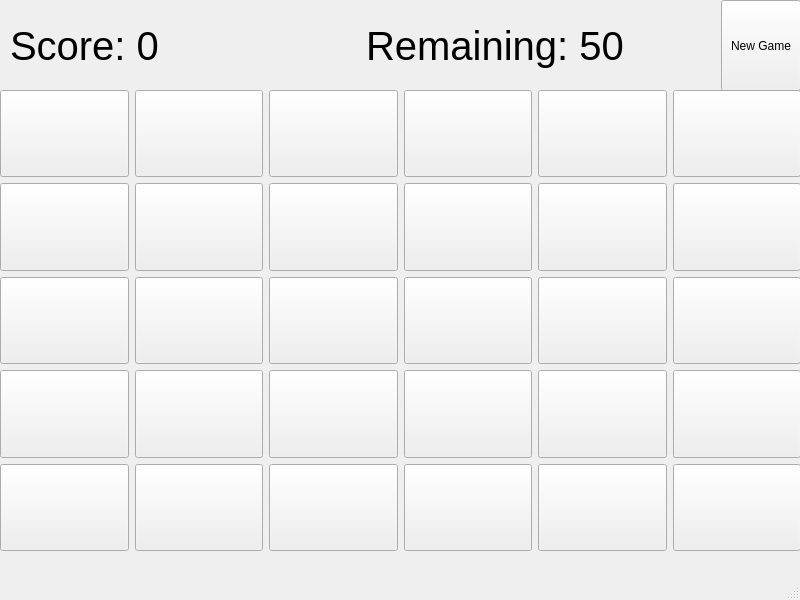
<?xml version="1.0" encoding="UTF-8"?>
<ui version="4.0">
 <class>MainWindow</class>
 <widget class="QMainWindow" name="MainWindow">
  <property name="geometry">
   <rect>
    <x>0</x>
    <y>0</y>
    <width>800</width>
    <height>600</height>
   </rect>
  </property>
  <property name="windowTitle">
   <string>MainWindow</string>
  </property>
  <widget class="QWidget" name="centralwidget">
   <widget class="QWidget" name="horizontalLayoutWidget">
    <property name="geometry">
     <rect>
      <x>10</x>
      <y>0</y>
      <width>791</width>
      <height>91</height>
     </rect>
    </property>
    <layout class="QHBoxLayout">
     <item>
      <widget class="QLabel" name="label">
       <property name="font">
        <font>
         <pointsize>30</pointsize>
        </font>
       </property>
       <property name="text">
        <string>Score: 0</string>
       </property>
      </widget>
     </item>
     <item>
      <widget class="QLabel" name="label_2">
       <property name="font">
        <font>
         <pointsize>30</pointsize>
        </font>
       </property>
       <property name="text">
        <string>Remaining: 50</string>
       </property>
      </widget>
     </item>
     <item>
      <widget class="QPushButton" name="pushButton">
       <property name="enabled">
        <bool>true</bool>
       </property>
       <property name="sizePolicy">
        <sizepolicy hsizetype="Maximum" vsizetype="Expanding">
         <horstretch>0</horstretch>
         <verstretch>0</verstretch>
        </sizepolicy>
       </property>
       <property name="text">
        <string>New Game</string>
       </property>
      </widget>
     </item>
    </layout>
   </widget>
   <widget class="QWidget" name="gridLayoutWidget">
    <property name="geometry">
     <rect>
      <x>0</x>
      <y>90</y>
      <width>801</width>
      <height>461</height>
     </rect>
    </property>
    <layout class="QGridLayout" name="gridLayout_2">
     <item row="0" column="4">
      <widget class="QPushButton" name="pushButton_6">
       <property name="sizePolicy">
        <sizepolicy hsizetype="Expanding" vsizetype="Expanding">
         <horstretch>0</horstretch>
         <verstretch>0</verstretch>
        </sizepolicy>
       </property>
       <property name="text">
        <string/>
       </property>
      </widget>
     </item>
     <item row="0" column="1">
      <widget class="QPushButton" name="pushButton_3">
       <property name="sizePolicy">
        <sizepolicy hsizetype="Expanding" vsizetype="Expanding">
         <horstretch>0</horstretch>
         <verstretch>0</verstretch>
        </sizepolicy>
       </property>
       <property name="text">
        <string/>
       </property>
      </widget>
     </item>
     <item row="3" column="2">
      <widget class="QPushButton" name="pushButton_22">
       <property name="sizePolicy">
        <sizepolicy hsizetype="Expanding" vsizetype="Expanding">
         <horstretch>0</horstretch>
         <verstretch>0</verstretch>
        </sizepolicy>
       </property>
       <property name="text">
        <string/>
       </property>
      </widget>
     </item>
     <item row="3" column="4">
      <widget class="QPushButton" name="pushButton_24">
       <property name="sizePolicy">
        <sizepolicy hsizetype="Expanding" vsizetype="Expanding">
         <horstretch>0</horstretch>
         <verstretch>0</verstretch>
        </sizepolicy>
       </property>
       <property name="text">
        <string/>
       </property>
      </widget>
     </item>
     <item row="1" column="5">
      <widget class="QPushButton" name="pushButton_13">
       <property name="sizePolicy">
        <sizepolicy hsizetype="Expanding" vsizetype="Expanding">
         <horstretch>0</horstretch>
         <verstretch>0</verstretch>
        </sizepolicy>
       </property>
       <property name="text">
        <string/>
       </property>
      </widget>
     </item>
     <item row="1" column="2">
      <widget class="QPushButton" name="pushButton_10">
       <property name="sizePolicy">
        <sizepolicy hsizetype="Expanding" vsizetype="Expanding">
         <horstretch>0</horstretch>
         <verstretch>0</verstretch>
        </sizepolicy>
       </property>
       <property name="text">
        <string/>
       </property>
      </widget>
     </item>
     <item row="2" column="2">
      <widget class="QPushButton" name="pushButton_16">
       <property name="sizePolicy">
        <sizepolicy hsizetype="Expanding" vsizetype="Expanding">
         <horstretch>0</horstretch>
         <verstretch>0</verstretch>
        </sizepolicy>
       </property>
       <property name="text">
        <string/>
       </property>
      </widget>
     </item>
     <item row="3" column="1">
      <widget class="QPushButton" name="pushButton_21">
       <property name="sizePolicy">
        <sizepolicy hsizetype="Expanding" vsizetype="Expanding">
         <horstretch>0</horstretch>
         <verstretch>0</verstretch>
        </sizepolicy>
       </property>
       <property name="text">
        <string/>
       </property>
      </widget>
     </item>
     <item row="3" column="3">
      <widget class="QPushButton" name="pushButton_23">
       <property name="sizePolicy">
        <sizepolicy hsizetype="Expanding" vsizetype="Expanding">
         <horstretch>0</horstretch>
         <verstretch>0</verstretch>
        </sizepolicy>
       </property>
       <property name="text">
        <string/>
       </property>
      </widget>
     </item>
     <item row="4" column="4">
      <widget class="QPushButton" name="pushButton_30">
       <property name="sizePolicy">
        <sizepolicy hsizetype="Expanding" vsizetype="Expanding">
         <horstretch>0</horstretch>
         <verstretch>0</verstretch>
        </sizepolicy>
       </property>
       <property name="text">
        <string/>
       </property>
      </widget>
     </item>
     <item row="0" column="2">
      <widget class="QPushButton" name="pushButton_4">
       <property name="sizePolicy">
        <sizepolicy hsizetype="Expanding" vsizetype="Expanding">
         <horstretch>0</horstretch>
         <verstretch>0</verstretch>
        </sizepolicy>
       </property>
       <property name="text">
        <string/>
       </property>
      </widget>
     </item>
     <item row="0" column="3">
      <widget class="QPushButton" name="pushButton_5">
       <property name="sizePolicy">
        <sizepolicy hsizetype="Expanding" vsizetype="Expanding">
         <horstretch>0</horstretch>
         <verstretch>0</verstretch>
        </sizepolicy>
       </property>
       <property name="text">
        <string/>
       </property>
      </widget>
     </item>
     <item row="2" column="5">
      <widget class="QPushButton" name="pushButton_19">
       <property name="sizePolicy">
        <sizepolicy hsizetype="Expanding" vsizetype="Expanding">
         <horstretch>0</horstretch>
         <verstretch>0</verstretch>
        </sizepolicy>
       </property>
       <property name="text">
        <string/>
       </property>
      </widget>
     </item>
     <item row="0" column="5">
      <widget class="QPushButton" name="pushButton_7">
       <property name="sizePolicy">
        <sizepolicy hsizetype="Expanding" vsizetype="Expanding">
         <horstretch>0</horstretch>
         <verstretch>0</verstretch>
        </sizepolicy>
       </property>
       <property name="text">
        <string/>
       </property>
      </widget>
     </item>
     <item row="1" column="3">
      <widget class="QPushButton" name="pushButton_11">
       <property name="sizePolicy">
        <sizepolicy hsizetype="Expanding" vsizetype="Expanding">
         <horstretch>0</horstretch>
         <verstretch>0</verstretch>
        </sizepolicy>
       </property>
       <property name="text">
        <string/>
       </property>
      </widget>
     </item>
     <item row="2" column="3">
      <widget class="QPushButton" name="pushButton_17">
       <property name="sizePolicy">
        <sizepolicy hsizetype="Expanding" vsizetype="Expanding">
         <horstretch>0</horstretch>
         <verstretch>0</verstretch>
        </sizepolicy>
       </property>
       <property name="text">
        <string/>
       </property>
      </widget>
     </item>
     <item row="1" column="0">
      <widget class="QPushButton" name="pushButton_8">
       <property name="sizePolicy">
        <sizepolicy hsizetype="Expanding" vsizetype="Expanding">
         <horstretch>0</horstretch>
         <verstretch>0</verstretch>
        </sizepolicy>
       </property>
       <property name="text">
        <string/>
       </property>
      </widget>
     </item>
     <item row="2" column="0">
      <widget class="QPushButton" name="pushButton_14">
       <property name="sizePolicy">
        <sizepolicy hsizetype="Expanding" vsizetype="Expanding">
         <horstretch>0</horstretch>
         <verstretch>0</verstretch>
        </sizepolicy>
       </property>
       <property name="text">
        <string/>
       </property>
      </widget>
     </item>
     <item row="1" column="1">
      <widget class="QPushButton" name="pushButton_9">
       <property name="sizePolicy">
        <sizepolicy hsizetype="Expanding" vsizetype="Expanding">
         <horstretch>0</horstretch>
         <verstretch>0</verstretch>
        </sizepolicy>
       </property>
       <property name="text">
        <string/>
       </property>
      </widget>
     </item>
     <item row="2" column="4">
      <widget class="QPushButton" name="pushButton_18">
       <property name="sizePolicy">
        <sizepolicy hsizetype="Expanding" vsizetype="Expanding">
         <horstretch>0</horstretch>
         <verstretch>0</verstretch>
        </sizepolicy>
       </property>
       <property name="text">
        <string/>
       </property>
      </widget>
     </item>
     <item row="3" column="0">
      <widget class="QPushButton" name="pushButton_20">
       <property name="sizePolicy">
        <sizepolicy hsizetype="Expanding" vsizetype="Expanding">
         <horstretch>0</horstretch>
         <verstretch>0</verstretch>
        </sizepolicy>
       </property>
       <property name="text">
        <string/>
       </property>
      </widget>
     </item>
     <item row="3" column="5">
      <widget class="QPushButton" name="pushButton_25">
       <property name="sizePolicy">
        <sizepolicy hsizetype="Expanding" vsizetype="Expanding">
         <horstretch>0</horstretch>
         <verstretch>0</verstretch>
        </sizepolicy>
       </property>
       <property name="text">
        <string/>
       </property>
      </widget>
     </item>
     <item row="1" column="4">
      <widget class="QPushButton" name="pushButton_12">
       <property name="sizePolicy">
        <sizepolicy hsizetype="Expanding" vsizetype="Expanding">
         <horstretch>0</horstretch>
         <verstretch>0</verstretch>
        </sizepolicy>
       </property>
       <property name="text">
        <string/>
       </property>
      </widget>
     </item>
     <item row="4" column="5">
      <widget class="QPushButton" name="pushButton_31">
       <property name="sizePolicy">
        <sizepolicy hsizetype="Expanding" vsizetype="Expanding">
         <horstretch>0</horstretch>
         <verstretch>0</verstretch>
        </sizepolicy>
       </property>
       <property name="text">
        <string/>
       </property>
      </widget>
     </item>
     <item row="4" column="1">
      <widget class="QPushButton" name="pushButton_27">
       <property name="sizePolicy">
        <sizepolicy hsizetype="Expanding" vsizetype="Expanding">
         <horstretch>0</horstretch>
         <verstretch>0</verstretch>
        </sizepolicy>
       </property>
       <property name="text">
        <string/>
       </property>
      </widget>
     </item>
     <item row="4" column="3">
      <widget class="QPushButton" name="pushButton_29">
       <property name="sizePolicy">
        <sizepolicy hsizetype="Expanding" vsizetype="Expanding">
         <horstretch>0</horstretch>
         <verstretch>0</verstretch>
        </sizepolicy>
       </property>
       <property name="text">
        <string/>
       </property>
      </widget>
     </item>
     <item row="4" column="0">
      <widget class="QPushButton" name="pushButton_26">
       <property name="sizePolicy">
        <sizepolicy hsizetype="Expanding" vsizetype="Expanding">
         <horstretch>0</horstretch>
         <verstretch>0</verstretch>
        </sizepolicy>
       </property>
       <property name="text">
        <string/>
       </property>
      </widget>
     </item>
     <item row="4" column="2">
      <widget class="QPushButton" name="pushButton_28">
       <property name="sizePolicy">
        <sizepolicy hsizetype="Expanding" vsizetype="Expanding">
         <horstretch>0</horstretch>
         <verstretch>0</verstretch>
        </sizepolicy>
       </property>
       <property name="text">
        <string/>
       </property>
      </widget>
     </item>
     <item row="2" column="1">
      <widget class="QPushButton" name="pushButton_15">
       <property name="sizePolicy">
        <sizepolicy hsizetype="Expanding" vsizetype="Expanding">
         <horstretch>0</horstretch>
         <verstretch>0</verstretch>
        </sizepolicy>
       </property>
       <property name="text">
        <string/>
       </property>
      </widget>
     </item>
     <item row="0" column="0">
      <widget class="QPushButton" name="pushButton_2">
       <property name="sizePolicy">
        <sizepolicy hsizetype="Expanding" vsizetype="Expanding">
         <horstretch>0</horstretch>
         <verstretch>0</verstretch>
        </sizepolicy>
       </property>
       <property name="minimumSize">
        <size>
         <width>0</width>
         <height>32</height>
        </size>
       </property>
       <property name="text">
        <string/>
       </property>
      </widget>
     </item>
    </layout>
   </widget>
  </widget>
  <widget class="QMenuBar" name="menubar">
   <property name="geometry">
    <rect>
     <x>0</x>
     <y>0</y>
     <width>800</width>
     <height>24</height>
    </rect>
   </property>
  </widget>
  <widget class="QStatusBar" name="statusbar"/>
 </widget>
 <resources/>
 <connections/>
</ui>
